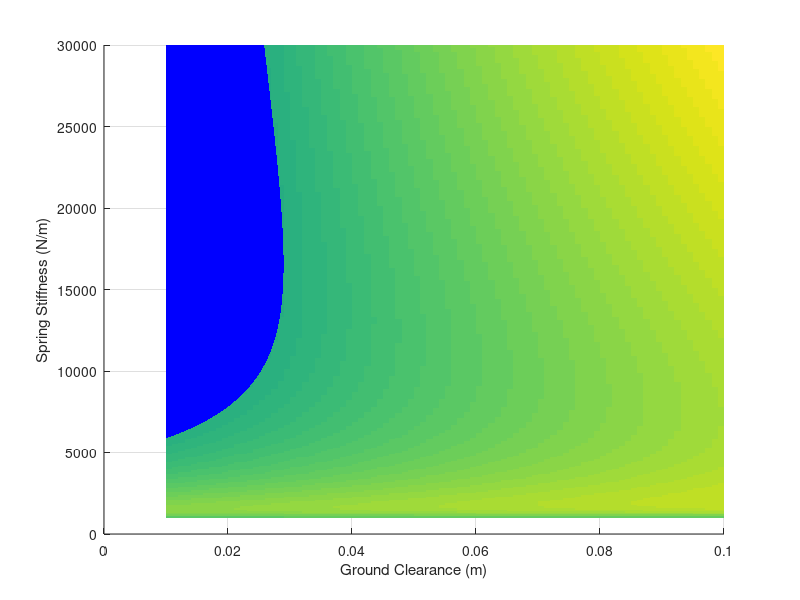

Reproduce this figure in MATLAB. (Note: this script raises an error after producing the figure.)
%% Compute relationship between virtual spring constant, system energy, and max motor torques

% system params
max_allowed_torque = 500;
m = 66;
g_real = 9.803;
g = g_real;
d = 0.19;
l0_virtual = 1.09;

% search space
k_virtual = 1000:100:30000;
delta_y = 0.01:0.001:0.1;
motor_torque = zeros(length(k_virtual),length(delta_y));
spring_deflection = zeros(length(k_virtual),length(delta_y));
% compute max motor torques
for i=1:length(delta_y)
    % Spring at max compression when all of potential is elastic energy
    a = 0.5.*k_virtual;
    b = -m*g;
    c = -m*g*delta_y(i);
    delta_l_virtual = (-b + sqrt(b^2 - 4.*a*c))./(2*a);
    spring_deflection(:,i) = delta_l_virtual;
    F_l = k_virtual .* delta_l_virtual; 

    % compute leg geometry
    l_leg = (l0_virtual - d) - delta_l_virtual; % assume torso is level, leg at 180 degrees
    splay = 2*acos(l_leg);
    w = sin(splay/2);
    motor_torque(:,i) = (F_l .* w)/2;
end

% plot relationship
figure(100)
clf;
hold on;
surf(delta_y, k_virtual, motor_torque,'EdgeColor','none','LineStyle','none','FaceLighting','phong')
xlabel('Ground Clearance (m)');
ylabel('Spring Stiffness (N/m)');
zlabel('Peak Motor Torque (Nm)');
% plot plane of max allowed torque
patch([min(delta_y) max(delta_y) max(delta_y) min(delta_y)]',[min(k_virtual) min(k_virtual)  max(k_virtual) max(k_virtual)]',max_allowed_torque*ones(4,1),'b','EdgeColor','none','LineStyle','none');
grid on;
alpha(0.3);
hold off;
% plot contour at max allowed torque
figure(101);
contours = max_allowed_torque*[0.75 0.8 0.85 0.9 0.95 1.00];
contour(delta_y, k_virtual, motor_torque, 10);
%title(sprintf('Spring stiffness and compression at max torque = %f',max_allowed_torque));
xlabel('Ground Clearance (m)');
ylabel('Spring Stiffness (kN/m)');

figure(102);
contour(delta_y, k_virtual, spring_deflection);
xlabel('Ground Clearance (m)');
ylabel('Spring Stiffness (kN/m)');

%% Peak torque as a function
syms m g k y l0 real
tau_m = 0.5*(m*g + (m^2*g^2 + 2*k*m*g*y)^0.5)*sin(acos(l0 - (m*g + (m^2*g^2 + 2*k*m*g*y)^0.5)/k));

